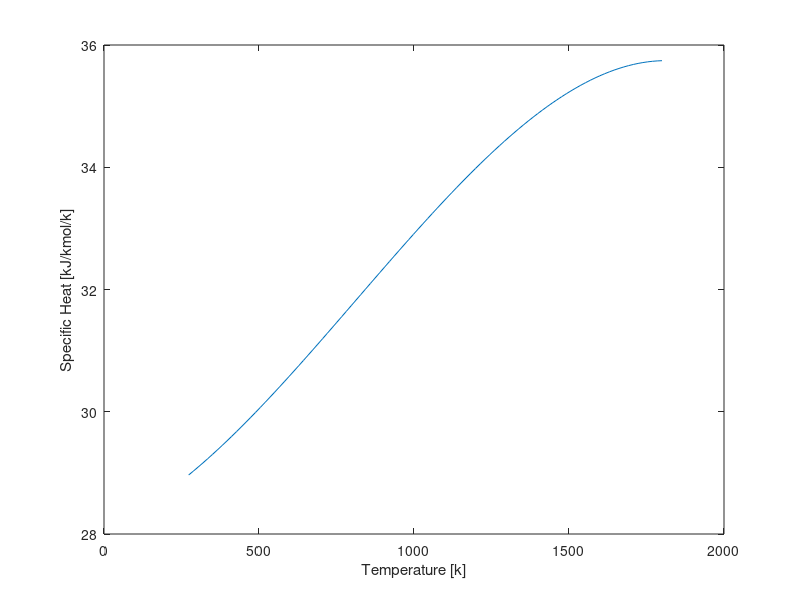

This figure's MATLAB source:
%% Demonstration of Polynomial
% Here we are plotting a variable specific heat as a function of
% temperature for air.

airCoeffs = fliplr([28.11, 0.1967e-2, 0.4802e-5,-1.966e-9]);
tmin = 273;
tmax = 1800;

temps = linspace(tmin, tmax);
cp = polyval(airCoeffs, temps);

plot(temps, cp);
xlabel('Temperature [k]');
ylabel('Specific Heat [kJ/kmol/k]');